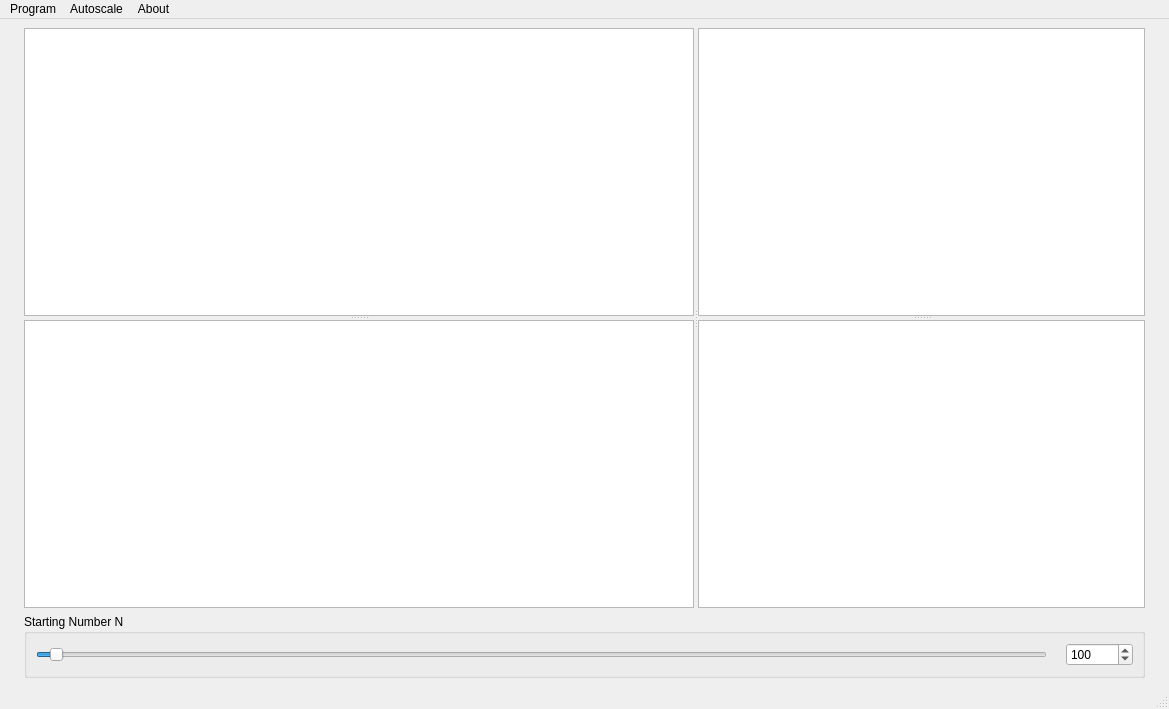
<?xml version="1.0" encoding="UTF-8"?>
<ui version="4.0">
 <class>MainWindow</class>
 <widget class="QMainWindow" name="MainWindow">
  <property name="geometry">
   <rect>
    <x>0</x>
    <y>0</y>
    <width>1169</width>
    <height>709</height>
   </rect>
  </property>
  <property name="windowTitle">
   <string>MainWindow</string>
  </property>
  <widget class="QWidget" name="centralwidget">
   <layout class="QVBoxLayout" name="verticalLayout_3">
    <item>
     <layout class="QHBoxLayout" name="horizontalLayout">
      <item>
       <spacer name="horizontalSpacer_3">
        <property name="orientation">
         <enum>Qt::Horizontal</enum>
        </property>
        <property name="sizeType">
         <enum>QSizePolicy::Fixed</enum>
        </property>
        <property name="sizeHint" stdset="0">
         <size>
          <width>15</width>
          <height>20</height>
         </size>
        </property>
       </spacer>
      </item>
      <item>
       <layout class="QVBoxLayout" name="verticalLayout">
        <item>
         <widget class="QSplitter" name="splitter_3">
          <property name="orientation">
           <enum>Qt::Horizontal</enum>
          </property>
          <widget class="QSplitter" name="splitter">
           <property name="sizePolicy">
            <sizepolicy hsizetype="Preferred" vsizetype="Expanding">
             <horstretch>3</horstretch>
             <verstretch>0</verstretch>
            </sizepolicy>
           </property>
           <property name="orientation">
            <enum>Qt::Vertical</enum>
           </property>
           <widget class="PlotWidget" name="plotFull">
            <property name="sizePolicy">
             <sizepolicy hsizetype="Expanding" vsizetype="Expanding">
              <horstretch>0</horstretch>
              <verstretch>0</verstretch>
             </sizepolicy>
            </property>
            <property name="minimumSize">
             <size>
              <width>0</width>
              <height>0</height>
             </size>
            </property>
           </widget>
           <widget class="PlotWidget" name="plotStoppingTimes">
            <property name="sizePolicy">
             <sizepolicy hsizetype="Expanding" vsizetype="Expanding">
              <horstretch>0</horstretch>
              <verstretch>0</verstretch>
             </sizepolicy>
            </property>
            <property name="minimumSize">
             <size>
              <width>0</width>
              <height>0</height>
             </size>
            </property>
           </widget>
          </widget>
          <widget class="QSplitter" name="splitter_2">
           <property name="sizePolicy">
            <sizepolicy hsizetype="Preferred" vsizetype="Expanding">
             <horstretch>2</horstretch>
             <verstretch>0</verstretch>
            </sizepolicy>
           </property>
           <property name="orientation">
            <enum>Qt::Vertical</enum>
           </property>
           <widget class="PlotWidget" name="plotHisto">
            <property name="sizePolicy">
             <sizepolicy hsizetype="Expanding" vsizetype="Expanding">
              <horstretch>0</horstretch>
              <verstretch>0</verstretch>
             </sizepolicy>
            </property>
            <property name="minimumSize">
             <size>
              <width>0</width>
              <height>0</height>
             </size>
            </property>
           </widget>
           <widget class="PlotWidget" name="plotLog">
            <property name="sizePolicy">
             <sizepolicy hsizetype="Expanding" vsizetype="Expanding">
              <horstretch>0</horstretch>
              <verstretch>0</verstretch>
             </sizepolicy>
            </property>
            <property name="minimumSize">
             <size>
              <width>0</width>
              <height>0</height>
             </size>
            </property>
           </widget>
          </widget>
         </widget>
        </item>
        <item>
         <widget class="QGroupBox" name="groupBox_2">
          <property name="sizePolicy">
           <sizepolicy hsizetype="Minimum" vsizetype="Maximum">
            <horstretch>0</horstretch>
            <verstretch>0</verstretch>
           </sizepolicy>
          </property>
          <property name="title">
           <string>Starting Number N</string>
          </property>
          <layout class="QHBoxLayout" name="horizontalLayout_3">
           <item>
            <widget class="QSlider" name="horizontalSlider">
             <property name="minimum">
              <number>1</number>
             </property>
             <property name="maximum">
              <number>100000</number>
             </property>
             <property name="value">
              <number>1337</number>
             </property>
             <property name="sliderPosition">
              <number>1337</number>
             </property>
             <property name="orientation">
              <enum>Qt::Horizontal</enum>
             </property>
             <property name="invertedAppearance">
              <bool>false</bool>
             </property>
             <property name="invertedControls">
              <bool>false</bool>
             </property>
             <property name="tickPosition">
              <enum>QSlider::NoTicks</enum>
             </property>
            </widget>
           </item>
           <item>
            <spacer name="horizontalSpacer">
             <property name="orientation">
              <enum>Qt::Horizontal</enum>
             </property>
             <property name="sizeType">
              <enum>QSizePolicy::Fixed</enum>
             </property>
             <property name="sizeHint" stdset="0">
              <size>
               <width>13</width>
               <height>20</height>
              </size>
             </property>
            </spacer>
           </item>
           <item>
            <widget class="QDoubleSpinBox" name="spinBox">
             <property name="wrapping">
              <bool>false</bool>
             </property>
             <property name="accelerated">
              <bool>false</bool>
             </property>
             <property name="showGroupSeparator" stdset="0">
              <bool>false</bool>
             </property>
             <property name="decimals">
              <number>0</number>
             </property>
             <property name="maximum">
              <double>1000000000000000068957567536844582937679826098352437099093782830596656320642208754566186799616905285426599982929417458880300383900478261195703581718577367397759832385751351296.000000000000000</double>
             </property>
             <property name="value">
              <double>100.000000000000000</double>
             </property>
            </widget>
           </item>
          </layout>
         </widget>
        </item>
       </layout>
      </item>
      <item>
       <spacer name="horizontalSpacer_2">
        <property name="orientation">
         <enum>Qt::Horizontal</enum>
        </property>
        <property name="sizeType">
         <enum>QSizePolicy::Fixed</enum>
        </property>
        <property name="sizeHint" stdset="0">
         <size>
          <width>15</width>
          <height>20</height>
         </size>
        </property>
       </spacer>
      </item>
     </layout>
    </item>
   </layout>
  </widget>
  <widget class="QMenuBar" name="menubar">
   <property name="geometry">
    <rect>
     <x>0</x>
     <y>0</y>
     <width>1169</width>
     <height>21</height>
    </rect>
   </property>
   <widget class="QMenu" name="menuProgram">
    <property name="title">
     <string>Program</string>
    </property>
    <addaction name="actionStopCalculation"/>
   </widget>
   <widget class="QMenu" name="menuHelp">
    <property name="title">
     <string>About</string>
    </property>
    <addaction name="actionAbout"/>
   </widget>
   <widget class="QMenu" name="menuOptions">
    <property name="title">
     <string>Autoscale</string>
    </property>
    <addaction name="checkGraph"/>
    <addaction name="checkHisto"/>
    <addaction name="checkStop"/>
    <addaction name="checkLog"/>
   </widget>
   <addaction name="menuProgram"/>
   <addaction name="menuOptions"/>
   <addaction name="menuHelp"/>
  </widget>
  <widget class="QStatusBar" name="statusbar"/>
  <action name="actionAbout">
   <property name="text">
    <string>What is the collatz conjecture?</string>
   </property>
  </action>
  <action name="actionStopCalculation">
   <property name="text">
    <string>Stop Calculation</string>
   </property>
  </action>
  <action name="checkGraph">
   <property name="checkable">
    <bool>true</bool>
   </property>
   <property name="checked">
    <bool>true</bool>
   </property>
   <property name="text">
    <string>Single Sequence</string>
   </property>
  </action>
  <action name="checkHisto">
   <property name="checkable">
    <bool>true</bool>
   </property>
   <property name="checked">
    <bool>true</bool>
   </property>
   <property name="text">
    <string>Digit Count Histogram</string>
   </property>
  </action>
  <action name="checkStop">
   <property name="checkable">
    <bool>true</bool>
   </property>
   <property name="checked">
    <bool>true</bool>
   </property>
   <property name="text">
    <string>Stopping Times Histogram</string>
   </property>
  </action>
  <action name="checkLog">
   <property name="checkable">
    <bool>true</bool>
   </property>
   <property name="checked">
    <bool>true</bool>
   </property>
   <property name="text">
    <string>Stock Market Trend</string>
   </property>
  </action>
 </widget>
 <customwidgets>
  <customwidget>
   <class>PlotWidget</class>
   <extends>QGraphicsView</extends>
   <header>pyqtgraph</header>
  </customwidget>
 </customwidgets>
 <resources/>
 <connections/>
</ui>
